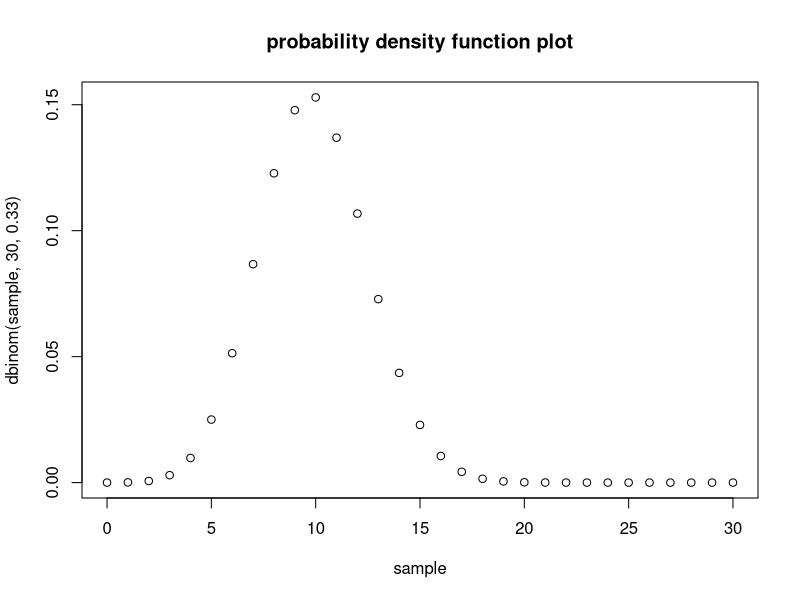
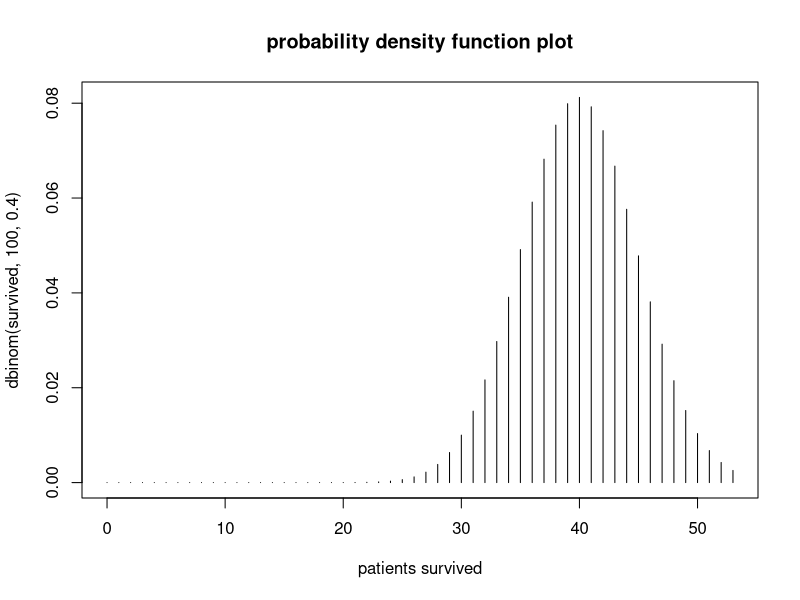
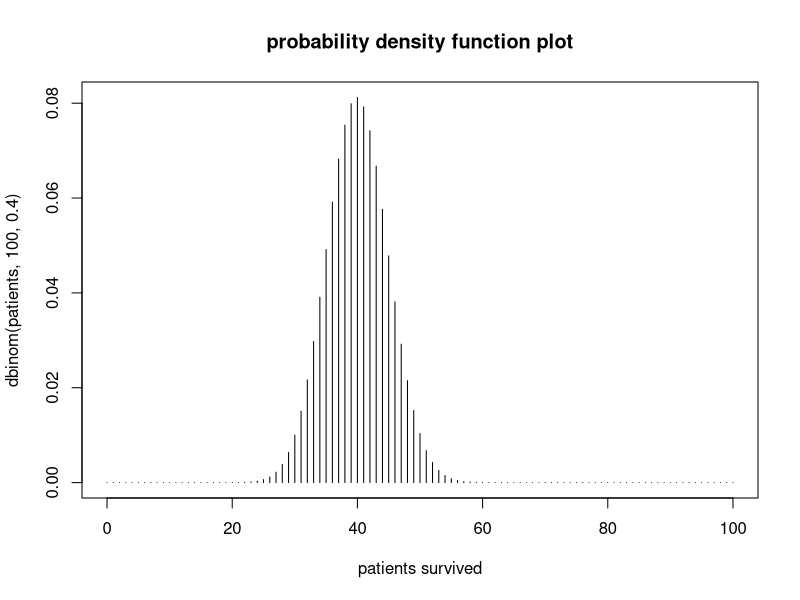
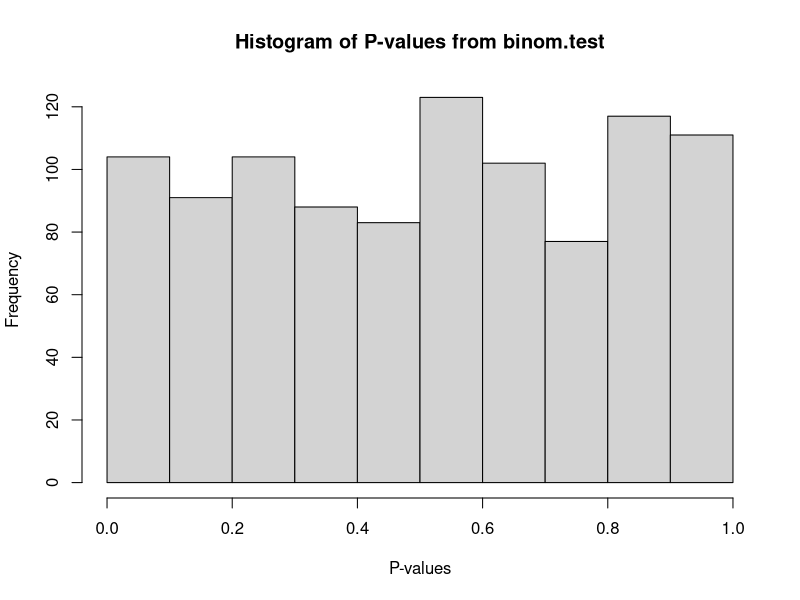
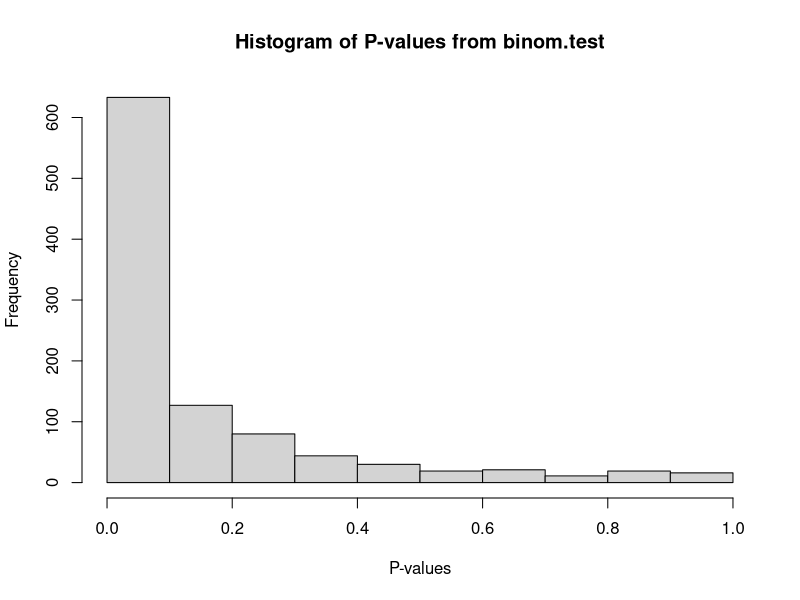
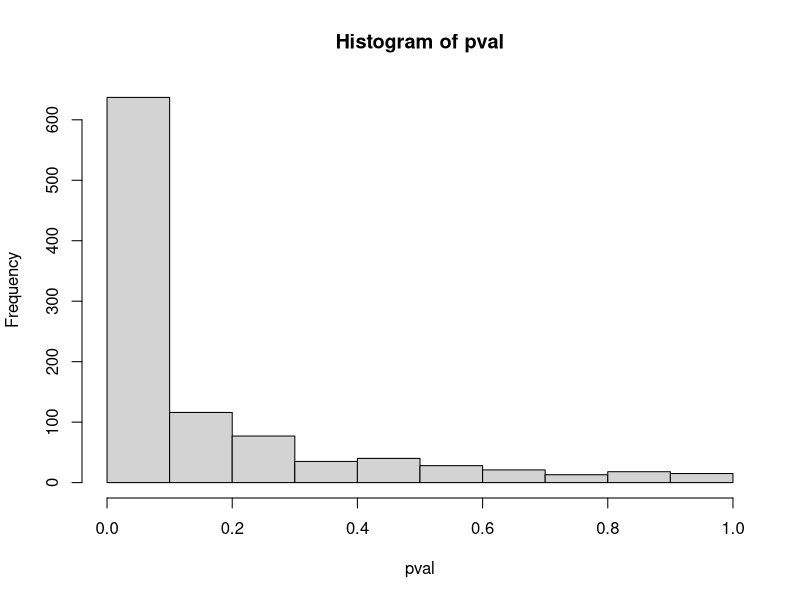

Generate these figures, in order, with R:

#Name: Mayuri Patel
#Email: mpate131@uncc.edu
#title: "Lab2_AdvStats"


#Question #1

#In a population, there is 1/3 chance that a given person has a mutation in some gene.
#You sample 30 people; what are the odds that exactly 12 of the people have the mutation? 
#In R plot a probability density function (with dbinom) that shows the distribution for observing exactly (0,1,2,???30) people with the mutation.
#What is the mean and variance for the expected number of people with the mutation.

#- The probability to have a mutation is given as 1/3 (0.33).
#The odds that exactly 12 people have mutation is:
#dbinom(k/x,n,prob=0.33)

dbinom(12,30,prob=0.33)

#- So this means that there is a 10% chance that 12 people will be having the mutation from a sample of 30 people with a probability of 0.33.

#- The R plot for probability density function for 0-30 people with mutation:
#sample the data from 0-30 into a variable
sample <- 0:30
#PDF plot for the samples are:
plot(sample,dbinom(sample,30,0.33),main="probability density function plot")  

#- The mean and variance are:
#The mean:
#n*p
samp_mean <- 30 *0.33
print(paste("The Mean value is:", samp_mean))
#The variance:
#n*p*(1-p)
samp_var <- 30*0.33*(1-0.33)
print(paste("The Variance value is:", samp_var))

#Question #2

#The background expected survival rate for a disease is 0.4.  You are running a clinical trial. You have 100 patients on a new drug.  
#47 patients die (and 53 survive). From the bionomial test:
  
#(2A) Plot out the probability density function with the x-axis the number of patients that survive under the null hypothesis. 

#- The probability of expected survival rate for a disease is given as 0.4 with 53 patients surviving the disease.                                                                                       
#The number of patients survived is stored in a variable
survived <- c(0:53)
#Calculating the dbinom for each survived patients
dbinom(survived,100,prob=0.4)                                                                                       
#plot for survived patients in PDF:
plot(survived,dbinom(survived,100,0.4),type='h',main="probability density function plot", xlab="patients survived")
#Generating PDF plot for 100 patients
patients <- c(0:100)
#Calculating the dbinom for each survived patients
#plot for survived patients in PDF:
plot(patients,dbinom(patients,100,0.4),type='h',main="probability density function plot", xlab="patients survived")


#(2B) What is the p-value for a null hypothesis that the drug has no effect.(Show the one line of R code that produces this p-value)

#- The null hypothesis that drug has no effect and alternative being that drug has effect. Because of this, the alternative is two-tailed test (two.sided). The P-value for 53 patients is calculated using binom.test.
#Here, taking 53 surviving patients with its probability
binom.test(53,100,0.4,alternative = "two.sided")


#(2C) What is the p-value for a null hypothesis that the drug does not improve survival.(show you can get the same answer with binom.test(???.) and sum(dbinom(???.))

#- The null hypothesis that drug does not improve survival that means it is one tailed test depending on survival and death of the patients. The P-value for these is calculated using binom.test and sum(dbinom()). 
#The died patient pdf plot will be left skewed (left tailed test/less) as the survived patient pdf plot is right skewed from the above plot. So, I used alternative as less. 
#Here,taking 47 die patients with its probability as 0.6
binom.test(47,100,0.6,alternative = "less")
#Altenative to binom.test can be done using sum(binom())
sum(dbinom(0:47,100,0.6))
pbinom(47,100,0.6)
#Here, taking 53 survived patients with its probability as 0.4
binom.test(53,100,0.4,alternative = "greater")

#The resultant P-value from binom.test for survived and died patients are same.


#Question #3

#(3A)	Use the rbinom function to simulate 1,000 experiments in which 10,000 patients are sampled with a 1/2 chance of seeing a mutation. (You should get 1,000 numbers back with each # the # of patients from the 10,000 that had the mutation???) (What is the one line of r-code that would produce myVals?)

#- The probability of seeing a mutation is given as 0.5.
#The one line code:
#rbinom simulate the random numbers from 1 to 10000 with a limit of 1000 return numbers.
exp <- rbinom(1000,10000,p=0.5)
#This shows the first few numbers of exp variable
head(exp)
#This gives the total length of the variable exp
length(exp)


#(3B) What is the expected mean and variance of the vector in (3A).  Show that the actual mean and variance are close to the expected mean and variance.

#- The expected mean and variance of the vector exp is:      
#The mean is:
mean(exp)
#The variance is:
var(exp)
#- The actual mean and variance of the vector exp is:
#here, n= sample size, p=probability
#mean = np
exp_mean <- 10000*0.5
exp_mean
#variance = np(1-p)
exp_var <- 10000*0.5*(1-0.5)
exp_var

#- The actual mean and variance are close to the expected mean and variance as can be seen in the above code result.


#(3C) Take the vector that results from (3A). For each element in that vector, calculate a p-value with binom.test(???.)$p.value for the null hypothesis that the frequency of the allele in the population for that experiment is 1/2.
#Graph the histogram of all of those p-values. What distribution would you expect?  Is that what you see?
                                                                                                                                           
#exp variable that calculate rbinom
exp <- rbinom(1000,10000,p=0.5)
#An empty variable to store all the p-values generated from for loop
pval <- c()
#looping the exp sample
for (i in exp){
  test = binom.test(i,10000,0.5) # using binom.test to generate p-value
  pval <- c(pval, test$p.value) # taking p-value from the binom.test and stored into pval variable
}

#generating the histogram using all the p-values.
hist(pval, main="Histogram of P-values from binom.test",xlab="P-values")

#- It is expected to be a uniform distribution, but it is not so because it should be equal spread without peaks.


#(3D) Change the expected value of 1/2 in (3C) to some other value. 
#What happens to the p-values in the histogram. Would you expect the same shape of the p-value histogram with expected values of .49 as with .51?  Why or why not?
                                                                                                                                           
#- Changing the probability value from 0.5 to 0.49 in binom.test
#exp variable that calculate rbinom
exp <- rbinom(1000,10000,p=0.5)
#An empty variable to store all the p-values generated from for loop
pval <- c()
#looping the exp sample
for (i in exp){
  test = binom.test(i,10000,0.49) # using binom.test to generate p-value with change in probability value
  pval <- c(pval, test$p.value) # taking p-value from the binom.test and stored into pval variable
}

#generating the histogram using all the p-values.
hist(pval,main="Histogram of P-values from binom.test",xlab="P-values")

#- Changing the probability value from 0.5 to 0.51 in binom.test
#exp variable that calculate rbinom
exp <- rbinom(1000,10000,p=0.5)
#An empty variable to store all the p-values generated from for loop
pval <- c()
#looping the exp sample
for (i in exp){
  test = binom.test(i,10000,0.51) # using binom.test to generate p-value with change in probability value
  pval <- c(pval, test$p.value) # taking p-value from the binom.test and stored into pval variable
}

#generating the histogram using all the p-values.
hist(pval)

#- The p-values in the histogram changed with the change in the probability value in binom.test. The shape of p-values in the histogram is skewed away from the uniform distribution. 
